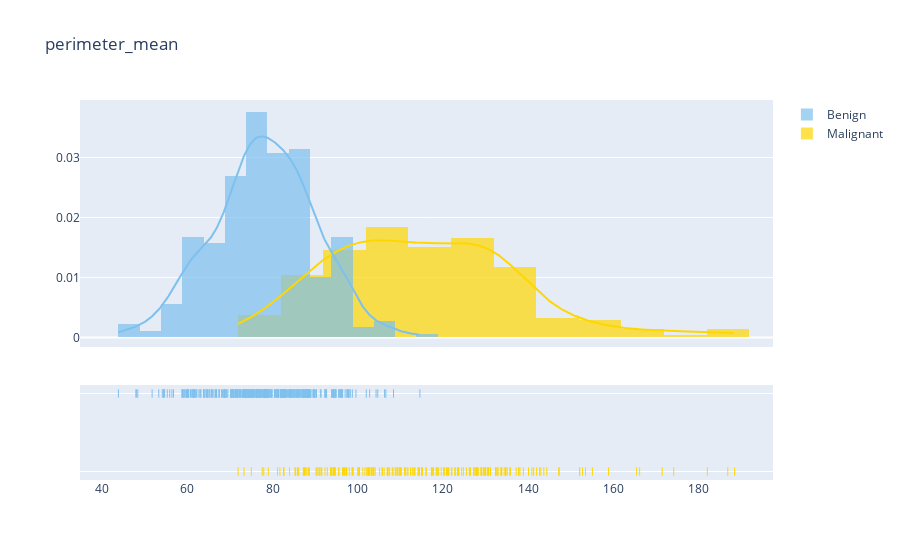

The notebook cell saved with this chart:
### Code cell
#perimeter_mean
plot_distribution('perimeter_mean',0)

### Figure 1 — Plotly figure (JSON) as saved in the notebook; plotly's stock layout.template omitted (floating-point values rounded to 4 significant figures; data arrays with more than 128 entries replaced by an {"elided": "..."} marker saying what was removed)
{"data": [{"autobinx": false, "histnorm": "probability density", "legendgroup": "Malignant", "marker": {"color": "#FFD700"}, "name": "Malignant", "opacity": 0.7, "type": "histogram", "x": {"elided": "212 float values"}, "xaxis": "x", "xbins": {"end": 188.5, "size": 0, "start": 71.9}, "yaxis": "y"}, {"autobinx": false, "histnorm": "probability density", "legendgroup": "Benign", "marker": {"color": "#7EC0EE"}, "name": "Benign", "opacity": 0.7, "type": "histogram", "x": {"elided": "357 float values"}, "xaxis": "x", "xbins": {"end": 114.6, "size": 0, "start": 43.79}, "yaxis": "y"}, {"legendgroup": "Malignant", "marker": {"color": "#FFD700"}, "mode": "lines", "name": "Malignant", "showlegend": false, "type": "scatter", "x": {"elided": "500 float values"}, "xaxis": "x", "y": {"elided": "500 float values"}, "yaxis": "y"}, {"legendgroup": "Benign", "marker": {"color": "#7EC0EE"}, "mode": "lines", "name": "Benign", "showlegend": false, "type": "scatter", "x": {"elided": "500 float values"}, "xaxis": "x", "y": {"elided": "500 float values"}, "yaxis": "y"}, {"legendgroup": "Malignant", "marker": {"color": "#FFD700", "symbol": "line-ns-open"}, "mode": "markers", "name": "Malignant", "showlegend": false, "type": "scatter", "x": {"elided": "212 float values"}, "xaxis": "x", "y": {"elided": "212 str values"}, "yaxis": "y2"}, {"legendgroup": "Benign", "marker": {"color": "#7EC0EE", "symbol": "line-ns-open"}, "mode": "markers", "name": "Benign", "showlegend": false, "type": "scatter", "x": {"elided": "357 float values"}, "xaxis": "x", "y": {"elided": "357 str values"}, "yaxis": "y2"}], "layout": {"barmode": "overlay", "hovermode": "closest", "legend": {"traceorder": "reversed"}, "title": {"text": "perimeter_mean"}, "xaxis": {"anchor": "y2", "domain": [0, 1], "zeroline": false}, "yaxis": {"anchor": "free", "domain": [0.35, 1], "position": 0}, "yaxis2": {"anchor": "x", "domain": [0, 0.25], "dtick": 1, "showticklabels": false}}}
